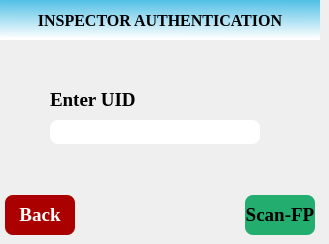
   <widget class="QWidget" name="page_44">
    <widget class="QPushButton" name="btnBack_InspAuth">
     <property name="geometry">
      <rect>
       <x>5</x>
       <y>195</y>
       <width>70</width>
       <height>40</height>
      </rect>
     </property>
     <property name="font">
      <font>
       <family>Liberation Serif</family>
       <pointsize>14</pointsize>
       <weight>75</weight>
       <bold>true</bold>
      </font>
     </property>
     <property name="styleSheet">
      <string notr="true">/*color: rgb(0, 85, 127);
background-color: rgb(255, 255, 255);*/
border-radius: 8px;
background-color: rgb(170, 0, 0);
color: rgb(255, 255, 255);</string>
     </property>
     <property name="text">
      <string>Back</string>
     </property>
    </widget>
    <widget class="QPushButton" name="btnScanFpInspAuth">
     <property name="geometry">
      <rect>
       <x>245</x>
       <y>195</y>
       <width>70</width>
       <height>40</height>
      </rect>
     </property>
     <property name="font">
      <font>
       <family>Liberation Serif</family>
       <pointsize>14</pointsize>
       <weight>75</weight>
       <bold>true</bold>
      </font>
     </property>
     <property name="styleSheet">
      <string notr="true">/*color: rgb(0, 85, 127);
background-color: rgb(255, 255, 255);*/
border-radius: 8px;
background-color: rgb(35, 173, 111);
color: rgb(0, 0, 0);</string>
     </property>
     <property name="text">
      <string>Scan-FP</string>
     </property>
    </widget>
    <widget class="QLabel" name="lblAP_Logo1_14">
     <property name="geometry">
      <rect>
       <x>0</x>
       <y>0</y>
       <width>50</width>
       <height>40</height>
      </rect>
     </property>
     <property name="styleSheet">
      <string notr="true">border-image: url(:/rsc/images/NagalandGovtLogo.png);</string>
     </property>
     <property name="text">
      <string/>
     </property>
     <property name="scaledContents">
      <bool>true</bool>
     </property>
    </widget>
    <widget class="QLabel" name="lbl_InspAuth">
     <property name="geometry">
      <rect>
       <x>0</x>
       <y>0</y>
       <width>320</width>
       <height>40</height>
      </rect>
     </property>
     <property name="font">
      <font>
       <family>Liberation Serif</family>
       <pointsize>12</pointsize>
       <weight>75</weight>
       <bold>true</bold>
      </font>
     </property>
     <property name="layoutDirection">
      <enum>Qt::LeftToRight</enum>
     </property>
     <property name="styleSheet">
      <string notr="true">background-color: qlineargradient(spread:pad, x1:0.97005, y1:0, x2:0.960199, y2:0.972, stop:0 rgba(80, 191, 229, 255), stop:1 rgba(255, 255, 255, 255));</string>
     </property>
     <property name="frameShape">
      <enum>QFrame::NoFrame</enum>
     </property>
     <property name="frameShadow">
      <enum>QFrame::Plain</enum>
     </property>
     <property name="text">
      <string>INSPECTOR AUTHENTICATION</string>
     </property>
     <property name="scaledContents">
      <bool>false</bool>
     </property>
     <property name="alignment">
      <set>Qt::AlignCenter</set>
     </property>
    </widget>
    <widget class="QLabel" name="lbl_EnteUIDInspAuth">
     <property name="geometry">
      <rect>
       <x>50</x>
       <y>90</y>
       <width>221</width>
       <height>20</height>
      </rect>
     </property>
     <property name="font">
      <font>
       <family>Liberation Serif</family>
       <pointsize>14</pointsize>
       <weight>75</weight>
       <bold>true</bold>
      </font>
     </property>
     <property name="styleSheet">
      <string notr="true"/>
     </property>
     <property name="text">
      <string>Enter UID</string>
     </property>
    </widget>
    <widget class="QLineEdit" name="lEdit_InpsAuth">
     <property name="geometry">
      <rect>
       <x>50</x>
       <y>120</y>
       <width>210</width>
       <height>24</height>
      </rect>
     </property>
     <property name="font">
      <font>
       <family>Liberation Serif</family>
       <pointsize>15</pointsize>
       <weight>75</weight>
       <bold>true</bold>
      </font>
     </property>
     <property name="styleSheet">
      <string notr="true">border-radius: 8px;
background-color: rgb(255, 255, 255);</string>
     </property>
     <property name="maxLength">
      <number>12</number>
     </property>
     <property name="echoMode">
      <enum>QLineEdit::Password</enum>
     </property>
    </widget>
    <zorder>lbl_InspAuth</zorder>
    <zorder>btnBack_InspAuth</zorder>
    <zorder>btnScanFpInspAuth</zorder>
    <zorder>lblAP_Logo1_14</zorder>
    <zorder>lbl_EnteUIDInspAuth</zorder>
    <zorder>lEdit_InpsAuth</zorder>
   </widget>
